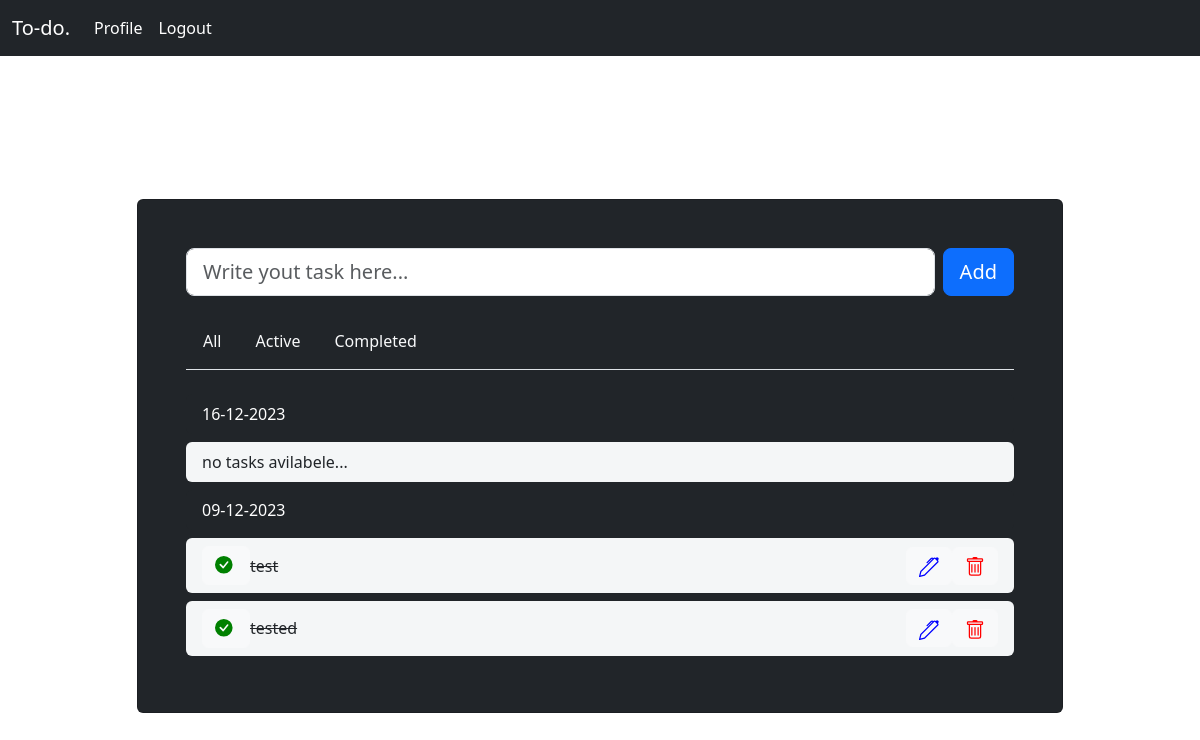
Screenshot of /?q=True (signed in) with the database file from the repository.
### main/models.py (models this page shows, shortened)
class Date(models.Model):
    user = models.ForeignKey(User, null=True, on_delete=models.CASCADE)
    now = models.DateField()
    class Meta:
        ordering = ['-now']
    def __str__(self) -> str:
        return self.now.strftime("%d-%m-%Y")

class Task(models.Model):
    user = models.ForeignKey(User, on_delete=models.CASCADE, null=True)
    name = models.CharField(max_length=255)
    completed = models.BooleanField(default=False)
    updated = models.DateTimeField(auto_now=True)
    date = models.ForeignKey(Date, null=True, on_delete=models.SET_NULL)
    class Meta:
        ordering = ['completed', '-updated']
    def get_absolute_url(self):
        return reverse('complete_task', kwargs={"pk": self.id})

### main/views.py (the view, shortened to what this page needs)
# urls.py: path('', views.home, name='home'),
@login_required(login_url='login_user')
def home(request):
    q = request.GET.get('q')
    current_user = request.user
    dates = Date.objects.filter(user=current_user)
    if q:
        tasks = {date:date.task_set.filter(completed=q) for date in dates}
    else:
        tasks = {date:date.task_set.all() for date in dates}
    form = TaskForm()
    context = {'tasks': tasks, 'form':form}
    return render(request, 'main/index.html', context)

### main/forms.py (shortened to what this page needs)
class TaskForm(forms.ModelForm):
    name = forms.CharField(label="", widget=forms.TextInput(attrs={
        'class': 'form-control form-control-lg',
        'placeholder': 'Write yout task here...'
    }))
    class Meta:
        model = Task
        fields = ['name']

### main/templates/main/index.html (shortened to what this page needs)
{% extends 'main/base.html' %} {% block content %}
<section class="vh-100 bg-gray ">
  <div class="container py-5 h-100 ">
    <div class="row d-flex justify-content-center align-items-center h-100">
      <div class="col col-xl-10">
        <div class="card bg-dark text-white">
          <div class="card-body p-5">
            <form
              class="d-flex justify-content-center align-items-center mb-4"
              action=""
              method="POST"
            >
              <div class="form-outline flex-fill">
                {{form.name}}
              </div>
              <button type="submit" class="btn btn-primary btn-lg ms-2">
                Add
              </button>
              <br>
            </form>
            <ul class="nav nav-tabs mb-4 pb-2" id="ex1" role="tablist">
              <li class="nav-item" role="presentation">
                <a
                  class="nav-link link-light"
                  id="ex1-tab-1"
                  data-mdb-toggle="tab"
                  href="{% url 'home' %}"
                  role="tab"
                  aria-controls="ex1-tabs-1"
                  aria-selected="true"
                  >All</a
                >
              </li>
              <li class="nav-item" role="presentation">
                <a
                  class="nav-link link-light"
                  id="ex1-tab-2"
                  data-mdb-toggle="tab"
                  href="{% url 'home' %}?q=False"
                  role="tab"
                  aria-controls="ex1-tabs-2"
                  aria-selected="false"
                  >Active</a
                >
              </li>
              <li class="nav-item" role="presentation">
                <a
                  class="nav-link link-light"
                  id="ex1-tab-3"
                  data-mdb-toggle="tab"
                  href="{% url 'home' %}?q=True"
                  role="tab"
                  aria-controls="ex1-tabs-3"
                  aria-selected="false"
                  >Completed</a
                >
              </li>
            </ul>
            <div class="tab-content" id="ex1-content">
              <div
                class="tab-pane fade show active"
                id="ex1-tabs-1"
                role="tabpanel"
                aria-labelledby="ex1-tab-1"
              >
                <ul class="list-group mb-0">
                  {% for key, values in tasks.items %}
                  <li
                    class="list-group-item d-flex justify-content-between align-items-center bg-dark text-white border-0 mb-2 rounded"
                    style="background-color: #cccecf"
                  >
                    {{key}}
                  </li>
                  {% for task in values %}
                  <li
                    class="list-group-item d-flex justify-content-between align-items-center border-0 mb-2 rounded"
                    style="background-color: #f4f6f7"
                  >
                    <div class="d-flex align-items-center">
                      {% if not task.completed %}
                      <a
                        href="{{ task.get_absolute_url }}"
                        data-mdb-toggle="tooltip"
                        title="edit task"
                        class="btn btn-light"
                      >
                        <svg
                          xmlns="http://www.w3.org/2000/svg"
                          width="22"
                          height="22"
                          fill="green"
                          class="bi bi-circle-fill"
                          viewBox="0 0 20 20"
                        >
                          <circle cx="8" cy="8" r="8" />
                        </svg>
                      </a>
                      {{task.name}} {% else%}
                      <a
                        href="{{ task.get_absolute_url }}"
                        data-mdb-toggle="tooltip"
                        title="edit task"
                        class="btn btn-light"
                      >
                      </a>
                      <s>{{task.name}}</s>
                      {% endif %}
                    </div>
                    <div class="d-flex align-items-center">
                      <a
                        href="{% url 'edit_task' task.id %}"
                        data-mdb-toggle="tooltip"
                        title="edit task"
                        class="btn btn-light"
                      >
                      </a>
                      <a
                        href="{% url 'delete_task' task.id %}"
                        data-mdb-toggle="tooltip"
                        title="Remove task"
                        class="btn btn-light"
                      >
                      </a>
                    </div>
                  </li>
                  {% empty %}
                  <li
                    class="list-group-item d-flex justify-content-between align-items-center text-lg border-0 mb-2 rounded"
                    style="background-color: #f4f6f7"
                  >
                    no tasks avilabele...
                  </li>
                  {% endfor %} {% endfor %}
                </ul>
              </div>
            </div>
          </div>
        </div>
      </div>
    </div>
  </div>
</section>
{% endblock content %}

### rows the page displays
Date: now "16-12-2023"
Date: now "09-12-2023"
Task: name "test"
Task: name "tested"
